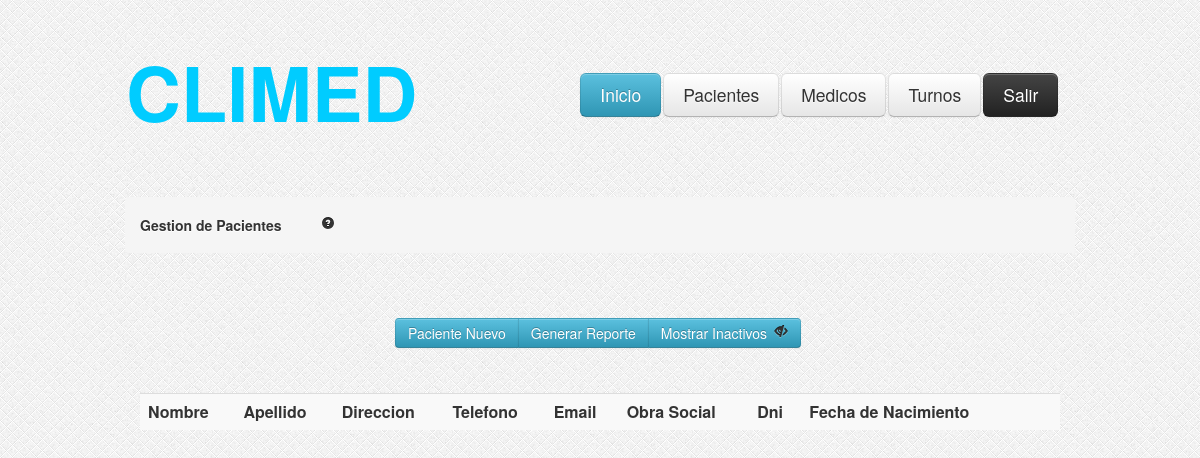
The page /GestionPacientes.php on the database as committed earlier.
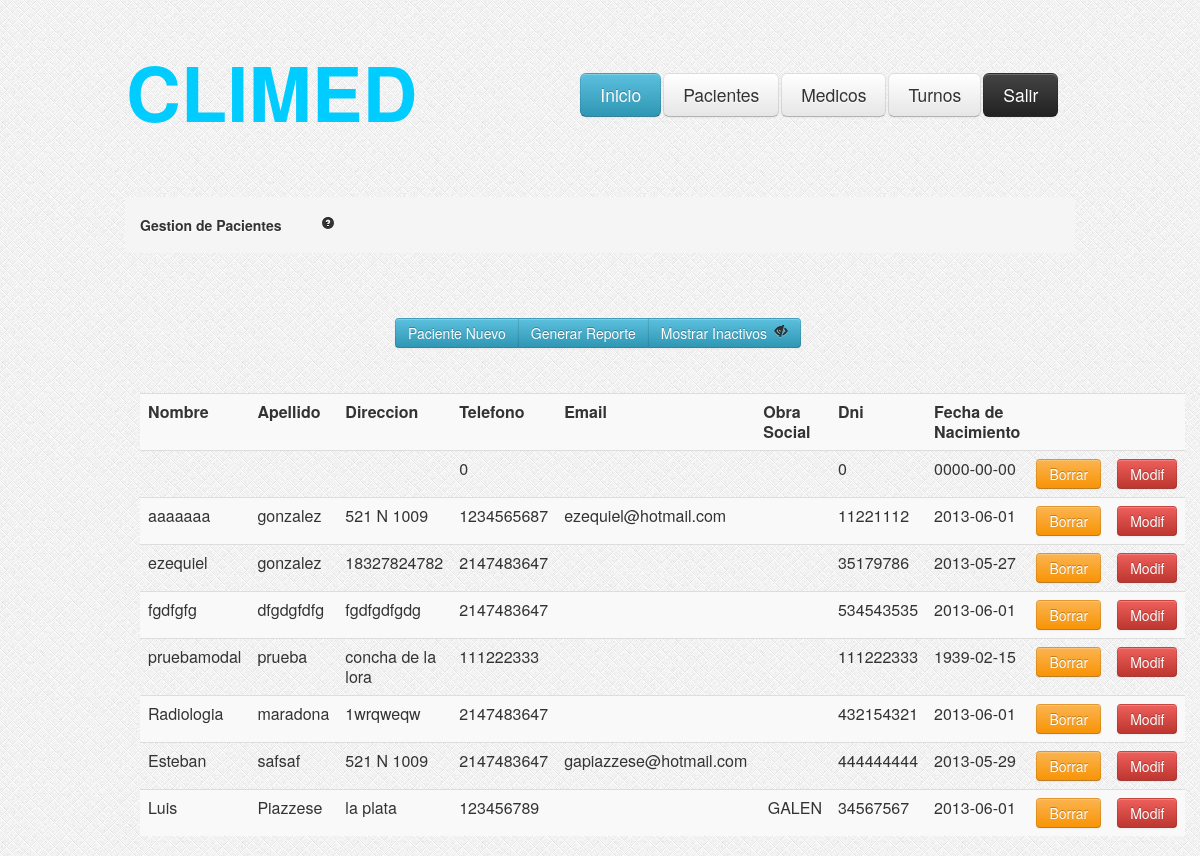
The same page on the database as committed later.
### tables this page shows
CREATE TABLE IF NOT EXISTS `pacientes` (
  `idpaciente` int(11) NOT NULL AUTO_INCREMENT,
  `dni` int(11) NOT NULL,
  `apellido` varchar(100) NOT NULL,
  `nombre` varchar(100) NOT NULL,
  `email` varchar(100) DEFAULT NULL,
  `telefono` int(11) NOT NULL,
  `fechaNac` date NOT NULL,
  `direccion` varchar(255) NOT NULL,
  `activo` tinyint(4) NOT NULL DEFAULT '1',
  PRIMARY KEY (`idpaciente`)
);

CREATE TABLE IF NOT EXISTS `obrasociales` (
  `idobra` int(11) NOT NULL AUTO_INCREMENT,
  `nombre` varchar(200) NOT NULL,
  `activo` tinyint(1) NOT NULL DEFAULT '1',
  PRIMARY KEY (`idobra`)
);

### GestionPacientes.php (the view, shortened to what this page needs)
<?php
	if (!isset($_GET['ojito'])) {
		$ojito=1;
	} else {
		$ojito=$_GET['ojito'];
	}
	$consulta = "SELECT * FROM pacientes WHERE pacientes.activo = ".$ojito." OR 0 = ".$ojito." ";
    $resultado = mysql_query($consulta);
?>
<head>
<link rel="stylesheet" type="text/css" href="css/estilo.css"/>
<link rel="stylesheet" type="text/css" href="css/bootstrap.css"/>
<link rel="stylesheet" type="text/css" href="css/bootstrap-responsive.css"/>
</head>
<body style="background-image:url('images/bg.png')">
	<?php include_once('header.php'); ?>
	<div class="encapsulador">
		<div class="contenedor">
			<ul class="breadcrumb">
				<li>
					<h5>Gestion de Pacientes<a href="#" style="margin-left: 40px;"><i class="icon-question-sign"></i></a></h5>
				</li>
			</ul>
			<div class="btn-group" style="margin-top: 45px; margin-left: 270;">
			        <button class="btn btn-info" type="button" onclick="location.href='AltaPacientes.php'">Paciente Nuevo</button>
                    <button class="btn btn-info" type="button">Generar Reporte</button>
				    <button class="btn btn-info" type="button"
					<?php	if($ojito == 1){ ?>
								onclick="location.href='GestionPacientes.php?ojito=0'"> Mostrar Inactivos <i class="icon-eye-close" style="margin-left: 3px;"></i>
					<?php	} else { ?>
								onclick="location.href='GestionPacientes.php?ojito=1'"> Ocultar Inactivos <i class="icon-eye-open" style="margin-left: 3px;"></i>
					<?php	} ?>
					</button>
			</div>
			<div id="tabla-gestion-pacientes">
				<table class="table table-striped">
					<tr>
						<td><b>Nombre</b></td>
						<td><b>Apellido</b></td>
						<td><b>Direccion</b></td>
						<td><b>Telefono</b></td>
						<td><b>Email</b></td>
						<td><b>Obra Social</b></td>
						<td><b>Dni</b></td>
						<td><b>Fecha de Nacimiento</b></td>
						<td></td>
						<td></td>
					</tr>
					<?php
				while ($valor = mysql_fetch_array($resultado))
				{
				?>
					<tr>
						<td><?php echo $valor["nombre"]; ?></td>
						<td><?php echo $valor["apellido"]; ?></td>
						<td><?php echo $valor["direccion"]; ?></td>
						<td><?php echo $valor["telefono"]; ?></td>
						<td><?php echo $valor["email"]; ?></td>
						<td><?php
						$query= "SELECT  o.nombre as nombreobra
								 FROM pac_obrasocial as po
	                             INNER join obrasociales as o ON o.idobra= po.idobra
								 INNER join pacientes as p ON p.idpaciente = po.idpaciente
								 where po.idpaciente ='" .$valor["idpaciente"]. "'";
						$res = mysql_query($query);
						while ($obra=mysql_fetch_array($res)) {
							echo "&nbsp;".$obra["nombreobra"]."";
						}
						?>
						</td>
						<td><?php echo $valor["dni"]; ?></td>
						<td><?php echo $valor["fechaNac"]; ?></td>
						<?php
								$dni = $valor['dni'];
								if( $valor["activo"] == 1 ){
						?>
									<td><a data-toggle="modal" role="button" href="#borrar<?php echo $dni; ?>" class="btn btn-warning">Borrar</a></td>
						<?php	}else{ ?>
									<td><button class="btn btn-success" type="button" onclick="location.href='HabilitarPaciente.php?dni=<?php echo $dni; ?> '">Habilitar</button></td>
						<?php	}
								$idpaciente = $valor['idpaciente'];
						?>
						<td><button class="btn btn-danger" onclick="location.href='CargaPaciente.php?idpaciente=<?php echo $idpaciente; ?> '" type="button">Modif</button> </td>
					</tr>
				<?php
				}
				?>
				</table>
			</div>
		</div>
	</div>
</body>
</html>

Rows that differ between the two databases and show on the page:
added pacientes: telefono "0", dni "0", fechaNac "0000-00-00"
added pacientes: nombre "aaaaaaa", apellido "gonzalez", direccion "521 N 1009", telefono "1234565687", email "ezequiel@hotmail.com", dni "11221112", fechaNac "2013-06-01"
added pacientes: nombre "ezequiel", apellido "gonzalez", direccion "18327824782", telefono "2147483647", dni "35179786", fechaNac "2013-05-27"
added pacientes: nombre "fgdfgfg", apellido "dfgdgfdfg", direccion "fgdfgdfgdg", telefono "2147483647", dni "534543535", fechaNac "2013-06-01"
added pacientes: nombre "pruebamodal", apellido "prueba", direccion "concha de la lora", telefono "111222333", dni "111222333", fechaNac "1939-02-15"
added pacientes: nombre "Radiologia", apellido "maradona", direccion "1wrqweqw", telefono "2147483647", dni "432154321", fechaNac "2013-06-01"
added pacientes: nombre "Esteban", apellido "safsaf", direccion "521 N 1009", telefono "2147483647", email "gapiazzese@hotmail.com", dni "444444444", fechaNac "2013-05-29"
added pacientes: nombre "Luis", apellido "Piazzese", direccion "la plata", telefono "123456789", dni "34567567", fechaNac "2013-06-01"
added obrasociales: nombre "GALEN"
